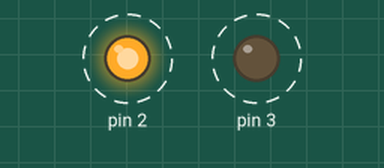
A sketch run on a simulated Arduino Uno, built with avr-gcc and run on an emulated ATmega328P. Shown: output pins drawn as LEDs (lit = HIGH). Dashed ring = blinking.

Above: at 0.5 s.
Timing chart, 0 to 4.6 s (numbered marks = the images above):
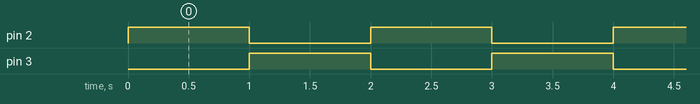

The sketch:

ledBlink.ino
```cpp
void setup() {
  pinMode(2,OUTPUT);
  pinMode(3,OUTPUT);

}

void loop() {
  // put your main code here, to run repeatedly:

  digitalWrite(2,HIGH);
  delay(1000);

  digitalWrite(2,LOW);
  delay(0);

  digitalWrite(3,HIGH);
  delay(1000);

  digitalWrite(3,LOW);
  delay(0);


}
```

Measured:
- by itself, pin 2, pin 3: alternates HIGH for 1.0 s and LOW for 1.0 s
- by itself, everything shown: repeats every 2.0 s, in 3 steps
